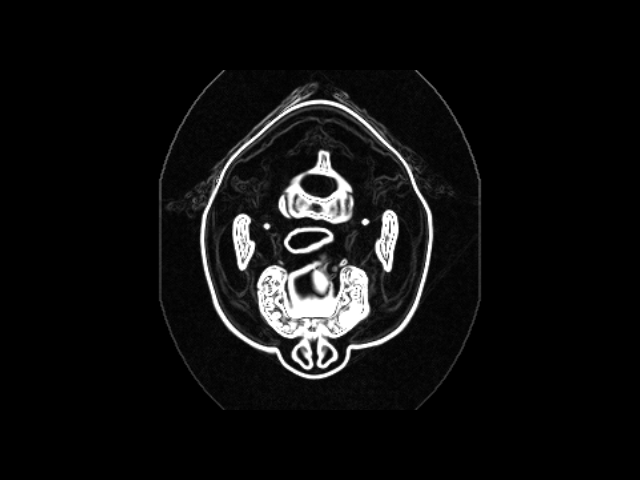

Python code for this plot:
#!/usr/bin/env python

# Compute the gradient magnitude of a 3D medical volume (FullHead.mhd)
# using vtkImageGradientMagnitude and display a middle axial slice
# showing tissue edges via the standard VTK rendering pipeline.

import os
from pathlib import Path

# Factory overrides: importing these modules registers the OpenGL rendering
# and interaction style implementations for vtkRenderingCore factory classes.
import vtkmodules.vtkInteractionStyle  # noqa: F401
import vtkmodules.vtkRenderingOpenGL2  # noqa: F401
# VTK pipeline classes used in this example
from vtkmodules.vtkIOImage import vtkMetaImageReader
from vtkmodules.vtkImagingCore import vtkImageCast
from vtkmodules.vtkImagingGeneral import vtkImageGradientMagnitude
from vtkmodules.vtkInteractionStyle import vtkInteractorStyleImage
from vtkmodules.vtkRenderingCore import (
    vtkImageActor,
    vtkRenderWindow,
    vtkRenderWindowInteractor,
    vtkRenderer,
)

# Colors (normalized RGB)
black_rgb = (0.0, 0.0, 0.0)

# Data directory: defaults to the folder containing this script
data_dir = Path(os.environ.get("VPE_DATA_DIR", Path(__file__).parent))

# Reader: load the 3D medical volume
reader = vtkMetaImageReader()
reader.SetFileName(str(data_dir / "FullHead.mhd"))
reader.Update()

# Filter: compute gradient magnitude for edge detection
gradient_magnitude = vtkImageGradientMagnitude()
gradient_magnitude.SetInputConnection(reader.GetOutputPort())
gradient_magnitude.SetDimensionality(3)
gradient_magnitude.HandleBoundariesOn()

# Cast: convert output to unsigned char for display
cast = vtkImageCast()
cast.SetInputConnection(gradient_magnitude.GetOutputPort())
cast.SetOutputScalarTypeToUnsignedChar()
cast.ClampOverflowOn()
cast.Update()

# Choose the middle axial slice
extent = cast.GetOutput().GetExtent()
mid_z = (extent[4] + extent[5]) // 2

# Actor: display the gradient magnitude slice
actor = vtkImageActor()
actor.GetMapper().SetInputConnection(cast.GetOutputPort())
actor.SetDisplayExtent(extent[0], extent[1], extent[2], extent[3], mid_z, mid_z)

# Renderer: assemble the scene with parallel projection for 2D viewing
renderer = vtkRenderer()
renderer.AddActor(actor)
renderer.SetBackground(black_rgb)

# Window: display the rendered scene
render_window = vtkRenderWindow()
render_window.AddRenderer(renderer)
render_window.SetWindowName("gradient magnitude")
render_window.SetMultiSamples(0)
render_window.SetSize(640, 480)

# Interactor: handle mouse and keyboard events with 2D image style
render_window_interactor = vtkRenderWindowInteractor()
interactor_style_image = vtkInteractorStyleImage()
render_window_interactor.SetInteractorStyle(interactor_style_image)
render_window_interactor.SetRenderWindow(render_window)

# Scene: configure parallel projection for 2D image viewing
renderer.ResetCamera()
renderer.GetActiveCamera().ParallelProjectionOn()

render_window_interactor.Initialize()
render_window_interactor.Start()
